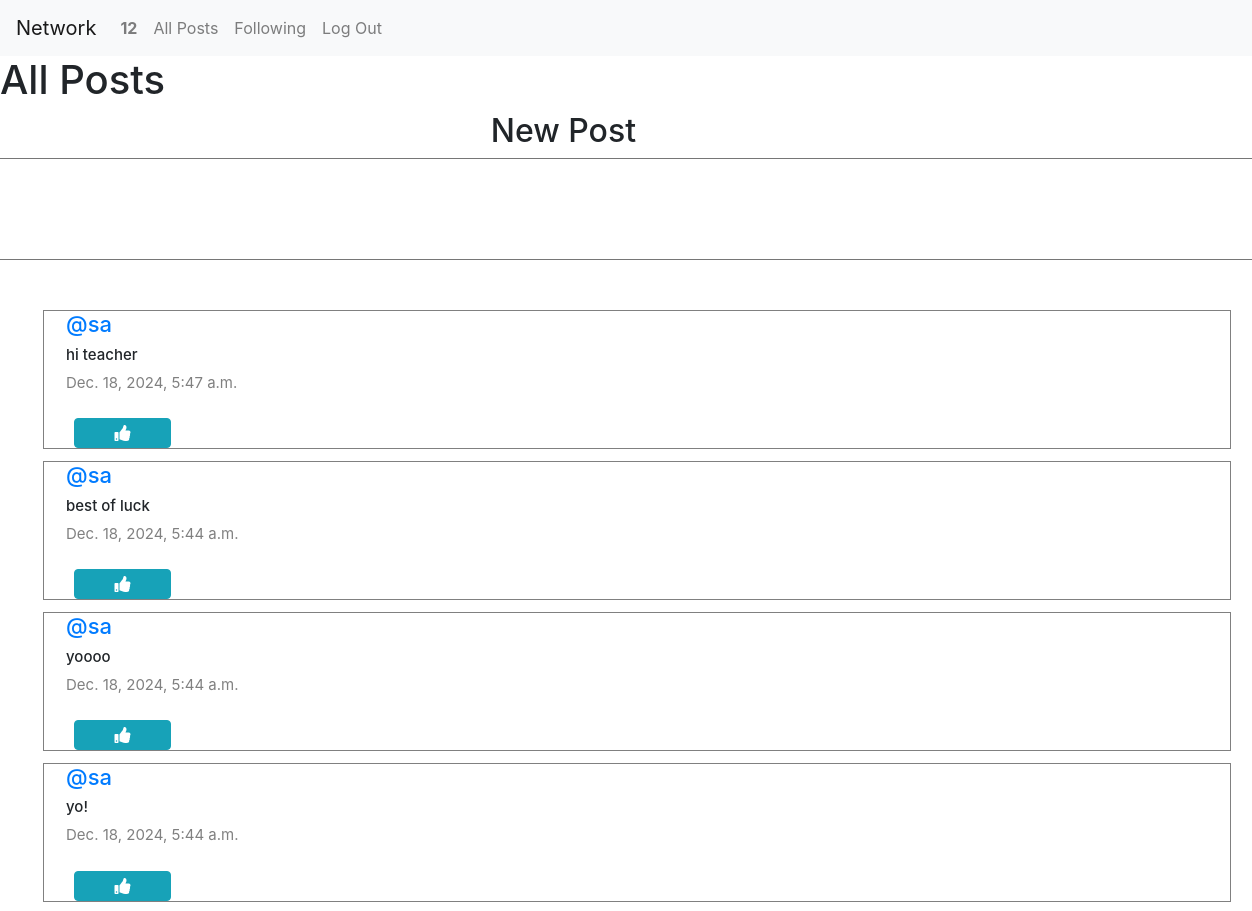
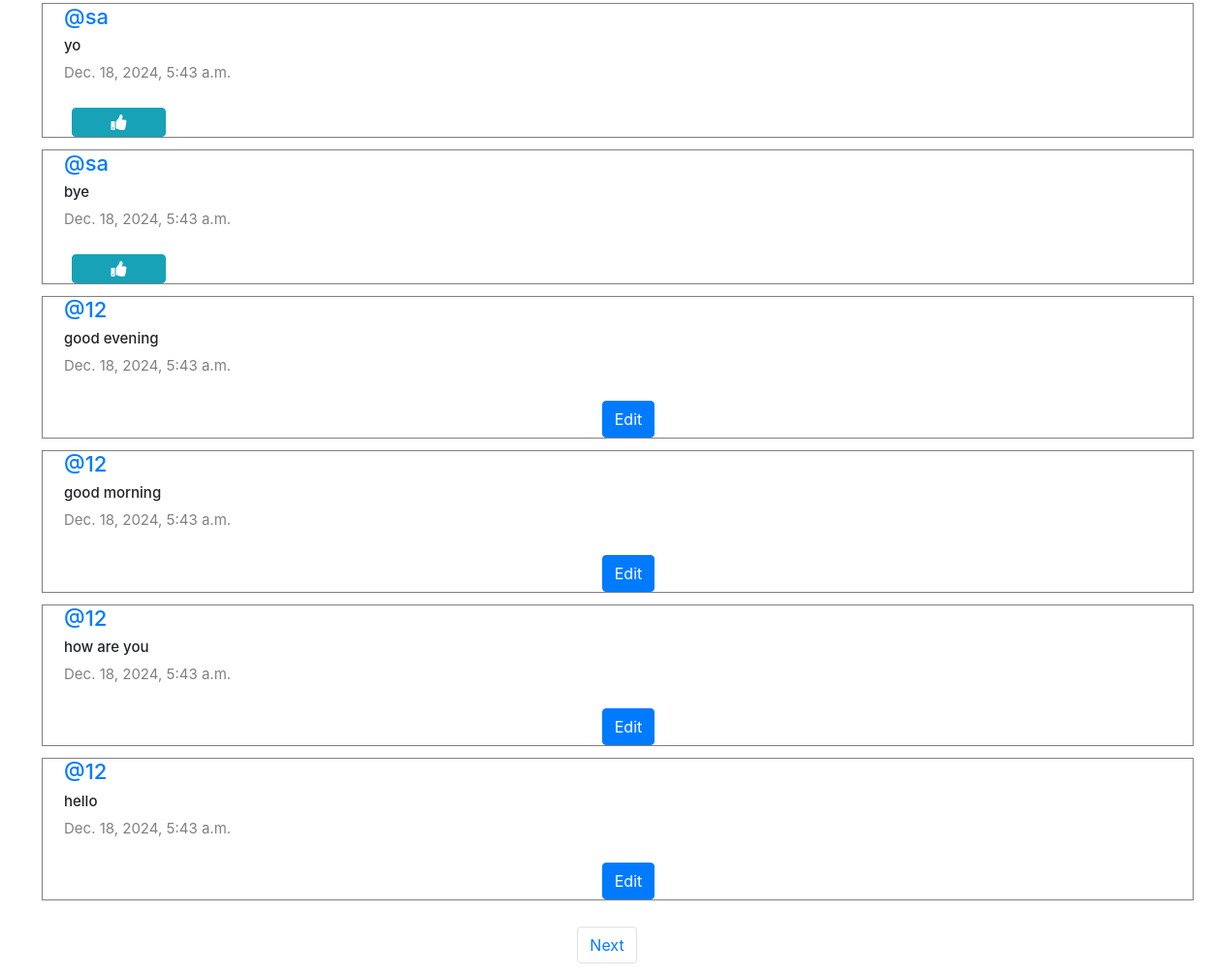
Screenshot of / (signed in) with the database file from the repository (2 pictures, top to bottom).
### network/models.py (models this page shows, shortened)
class User(AbstractUser):
    pass

class Post(models.Model):
    content = models.CharField(max_length=140)
    user = models.ForeignKey(User, on_delete=models.CASCADE, related_name="author")
    date = models.DateTimeField(auto_now_add=True)

### network/views.py (the view)
# urls.py: path("", views.index, name="index"),
def index(request):
    all_posts = Post.objects.all().order_by("id").reverse()
    paginator = Paginator(all_posts, 10)
    page_number = request.GET.get('page')
    posts_of_the_page = paginator.get_page(page_number)
    all_likes = Like.objects.all()
    who_you_liked = []
    try:
        for like in all_likes:
            if like.user.id == request.user.id:
                who_you_liked.append(like.post.id)
    except:
        who_you_liked = []
    return render(request, "network/index.html", {
        "allPosts": all_posts,
        "posts_of_the_page": posts_of_the_page,
        "whoYouLiked": who_you_liked
    })

### network/templates/network/index.html (shortened to what this page needs)
{% extends "network/layout.html" %}
{% block body %}
<h1>All Posts</h1>
{% if user.is_authenticated %}
    <div class="new-post">
        <h2>New Post</h2>
        <form action="{% url 'newPost' %}" method="post">
            <textarea name="content" rows="4" cols="135"></textarea>
            <br />
        </form>
    </div>
{% endif %}
<div class="all-posts">
    {% for post in posts_of_the_page %}
        <div class="row post">
            <h5 class="username">
                <a href="{% url 'profile' user_id=post.user.id %}">@{{ post.user }}</a>
            </h5>
            <h6 class="content" id="content_{{ post.id }}">{{ post.content }}</h6>
            <p class="date">{{ post.date }}</p>
            {% if user.is_authenticated %}
                {% if user == post.user %}
                    <div class="d-flex justify-content-around">
                        <button class="btn btn-primary" data-toggle="modal" data-target="#modal_edit_post_{{ post.id }}">
                            Edit
                        </button>
                    </div>
                {% else %}
                    <div class="d-flex align-items-center">
                        {% if post.id in whoYouLiked %}
                            <button class="btn btn-info fa fa-thumbs-down col-1" onclick="likeHandler({{ post.id }}, true)" id="{{ post.id }}"></button>
                        {% else %}
                            <button class="btn btn-info fa fa-thumbs-up col-1" onclick="likeHandler({{ post.id }}, false)" id="{{ post.id }}"></button>
                        {% endif %}
                    </div>
                {% endif %}
            {% endif %}
        </div>
    {% endfor %}
</div>
<nav aria-label="Page navigation example">
    <ul class="pagination d-flex justify-content-center">
        {% if posts_of_the_page.has_next %}
            <li class="page-item">
                <a class="page-link" href="?page={{ posts_of_the_page.next_page_number }}">Next</a>
            </li>
        {% endif %}
    </ul>
</nav>
{% endblock %}

### network/templates/network/layout.html (shortened to what this page needs)
{% load static %}
<!DOCTYPE html>
<html lang="en">
    <head>
        <link rel="stylesheet" href="https://stackpath.bootstrapcdn.com/bootstrap/4.4.1/css/bootstrap.min.css">
        <link href="{% static 'network/styles.css' %}" rel="stylesheet">
        <link href="https://cdnjs.cloudflare.com/ajax/libs/font-awesome/5.15.4/css/all.min.css" rel="stylesheet">
    </head>
    <body>
        <nav class="navbar navbar-expand-lg navbar-light bg-light">
            <a class="navbar-brand" href="{% url 'index' %}">Network</a>
            <div>
              <ul class="navbar-nav mr-auto">
                {% if user.is_authenticated %}
                    <li class="nav-item">
                        <a class="nav-link" href="{% url 'profile' user_id=user.id %}"><strong>{{ user.username }}</strong></a>
                    </li>
                {% endif %}
                <li class="nav-item">
                  <a class="nav-link" href="{% url 'index' %}">All Posts</a>
                </li>
                {% if user.is_authenticated %}
                    <li class="nav-item">
                        <a class="nav-link" href="{% url 'following' %}">Following</a>
                    </li>
                    <li class="nav-item">
                        <a class="nav-link" href="{% url 'logout' %}">Log Out</a>
                    </li>
                {% endif %}
              </ul>
            </div>
          </nav>
        <div class="body">
            {% block body %}
            {% endblock %}
        </div>
    </body>
</html>

### network/static/network/styles.css (style rules this page uses)
.new-post { display: flex; flex-direction: column; justify-content: center; align-items: center; width: 90%; }
.all-posts { display: flex; justify-content: flex-start; flex-direction: column; margin: 20px 21px 28px 28px solid black; padding-left: 22px; margin-bottom: 21px; }
.post { border: 0.1px solid gray; display: flex; justify-content: center; flex-direction: column; box-sizing: border-box; padding-left: 22px; margin: 6px 21px; }
.content { font-size: 15px; }
.username { font-size: 22px; }
.date { color:gray; font-size: 15px; }

### rows the page displays
User: username "12"
Post: user "sa", content "hi teacher", date "Dec. 18, 2024, 5:47 a.m."
Post: user "sa", content "best of luck", date "Dec. 18, 2024, 5:44 a.m."
Post: user "sa", content "yoooo", date "Dec. 18, 2024, 5:44 a.m."
Post: user "sa", content "yo!", date "Dec. 18, 2024, 5:44 a.m."
Post: user "sa", content "yo", date "Dec. 18, 2024, 5:43 a.m."
Post: user "sa", content "bye", date "Dec. 18, 2024, 5:43 a.m."
Post: user "12", content "good evening", date "Dec. 18, 2024, 5:43 a.m."
Post: user "12", content "good morning", date "Dec. 18, 2024, 5:43 a.m."
Post: user "12", content "how are you", date "Dec. 18, 2024, 5:43 a.m."
Post: user "12", content "hello", date "Dec. 18, 2024, 5:43 a.m."
